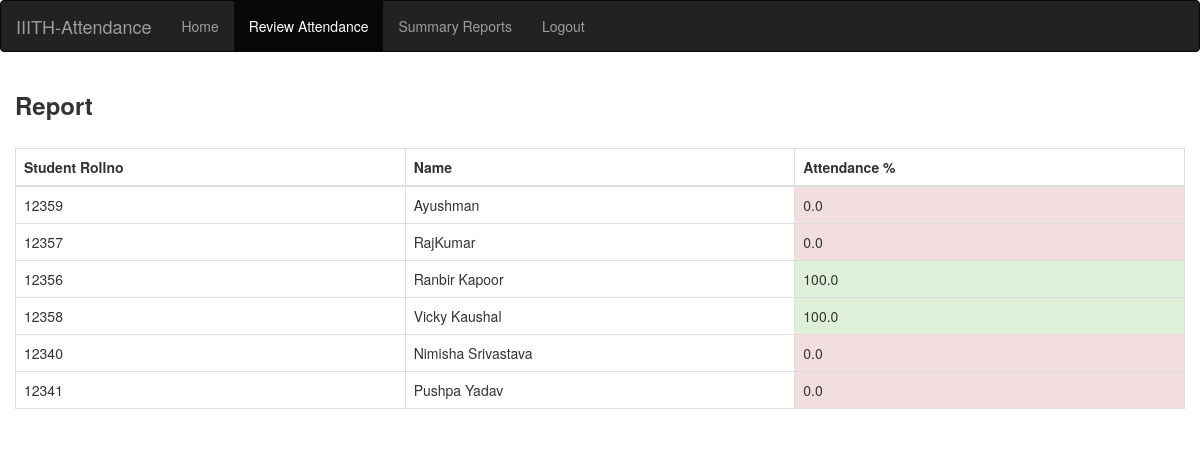
/teacher/40/Report/ (signed in), run on the app's committed database.
### info/models.py (models this page shows, shortened)
class StudentCourse(models.Model):
    student = models.ForeignKey(Student, on_delete=models.CASCADE)
    course = models.ForeignKey(Course, on_delete=models.CASCADE)
    class Meta:
        unique_together = (('student', 'course'),)
        verbose_name_plural = 'Marks'
    def get_attendance(self):
        a = AttendanceTotal.objects.get(student=self.student, course=self.course)
        return a.attendance

class Student(models.Model):
    user = models.OneToOneField(User, on_delete=models.CASCADE, null=True)
    class_id = models.ForeignKey(Class, on_delete=models.CASCADE, default=1)
    USN = models.CharField(primary_key='True', max_length=100)
    name = models.CharField(max_length=200)
    sex = models.CharField(max_length=50, choices=sex_choice, default='Male')
    DOB = models.DateField(default='1998-01-01')
    def __str__(self):
        return self.name

class Course(models.Model):
    dept = models.ForeignKey(Dept, on_delete=models.CASCADE)
    id = models.CharField(primary_key='True', max_length=50)
    name = models.CharField(max_length=50)
    shortname = models.CharField(max_length=50, default='X')
    def __str__(self):
        return self.name

class AttendanceTotal(models.Model):
    course = models.ForeignKey(Course, on_delete=models.CASCADE)
    student = models.ForeignKey(Student, on_delete=models.CASCADE)
    class Meta:
        unique_together = (('student', 'course'),)
    @property
    def attendance(self):
        stud = Student.objects.get(name=self.student)
        cr = Course.objects.get(name=self.course)
        total_class = Attendance.objects.filter(course=cr, student=stud).count()
        att_class = Attendance.objects.filter(course=cr, student=stud, status='True').count()
        if total_class == 0:
            attendance = 0
        else:
            attendance = round(att_class / total_class * 100, 2)
        return attendance

### info/views.py (the view)
# urls.py: path('teacher/<int:assign_id>/Report/', views.t_report, name='t_report')
@login_required()
def t_report(request, assign_id):
    ass = get_object_or_404(Assign, id=assign_id)
    sc_list = []
    for stud in ass.class_id.student_set.all():
        a = StudentCourse.objects.get(student=stud, course=ass.course)
        sc_list.append(a)
    return render(request, 'info/t_report.html', {'sc_list': sc_list})

### info/models.py (called while the page is built)
    @property
    def is_student(self):
        if hasattr(self, 'student'):
            return True
        return False

    @property
    def is_teacher(self):
        if hasattr(self, 'teacher'):
            return True
        return False

### info/templates/info/t_report.html (shortened to what this page needs)
{% extends 'info/base.html' %}
    {% load static %}
    {% block content %}
                  <div class="card mb-3">
            <div class="card-header">
            <h3><b>Report</b></h3><br/></div>
            <div class="card-body">
              <div class="table-responsive">
                <table class="table table-bordered" id="dataTable" width="100%" cellspacing="0">
                  <thead>
                    <tr>
                        <th style="width: 25%">Student Rollno</th>
                        <th style="width: 25%">Name</th>
                        <th style="width: 25%">Attendance %</th>
                  </thead>
                  <tbody>
                    {% for sc in sc_list %}
                    <tr>
                        <td>{{ sc.student_id }}</td>
                        <td>{{ sc.student.name }}</td>
                        {% if sc.get_attendance < 75 %}
                            <td class="p-3 mb-2 bg-danger text-white">{{ sc.get_attendance }}</td>
                        {% else %}
                            <td class="p-3 mb-2 bg-success text-white">{{ sc.get_attendance }}</td>
                        {% endif %}
                    </tr>
                    {% empty %}
                            <p>student has no courses</p>
                    {% endfor %}
                  </tbody>
                </table>
              </div>
            </div>
          </div>
    {% endblock %}

### data on the page
StudentCourse: student_id "12359", student.name "Ayushman", get_attendance "0.0"
StudentCourse: student_id "12357", student.name "RajKumar", get_attendance "0.0"
StudentCourse: student_id "12356", student.name "Ranbir Kapoor", get_attendance "100.0"
StudentCourse: student_id "12358", student.name "Vicky Kaushal", get_attendance "100.0"
StudentCourse: student_id "12340", student.name "Nimisha Srivastava", get_attendance "0.0"
StudentCourse: student_id "12341", student.name "Pushpa Yadav", get_attendance "0.0"
